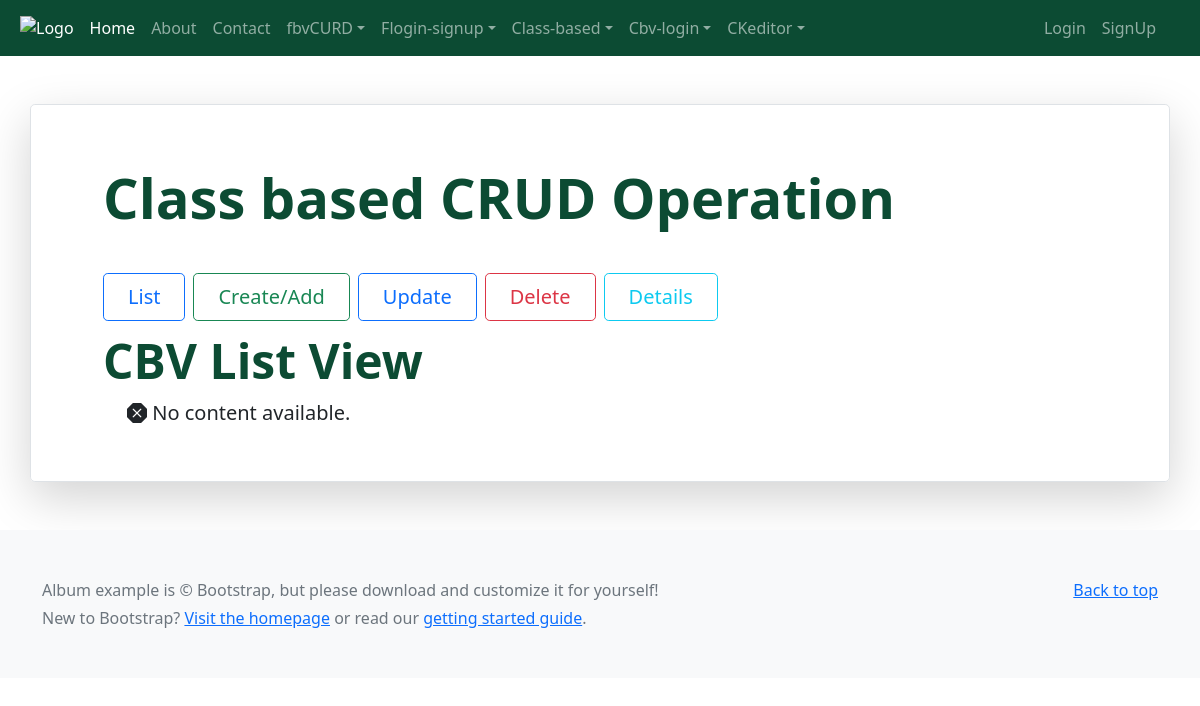
The page /cbvcrud/ on the database as committed earlier.
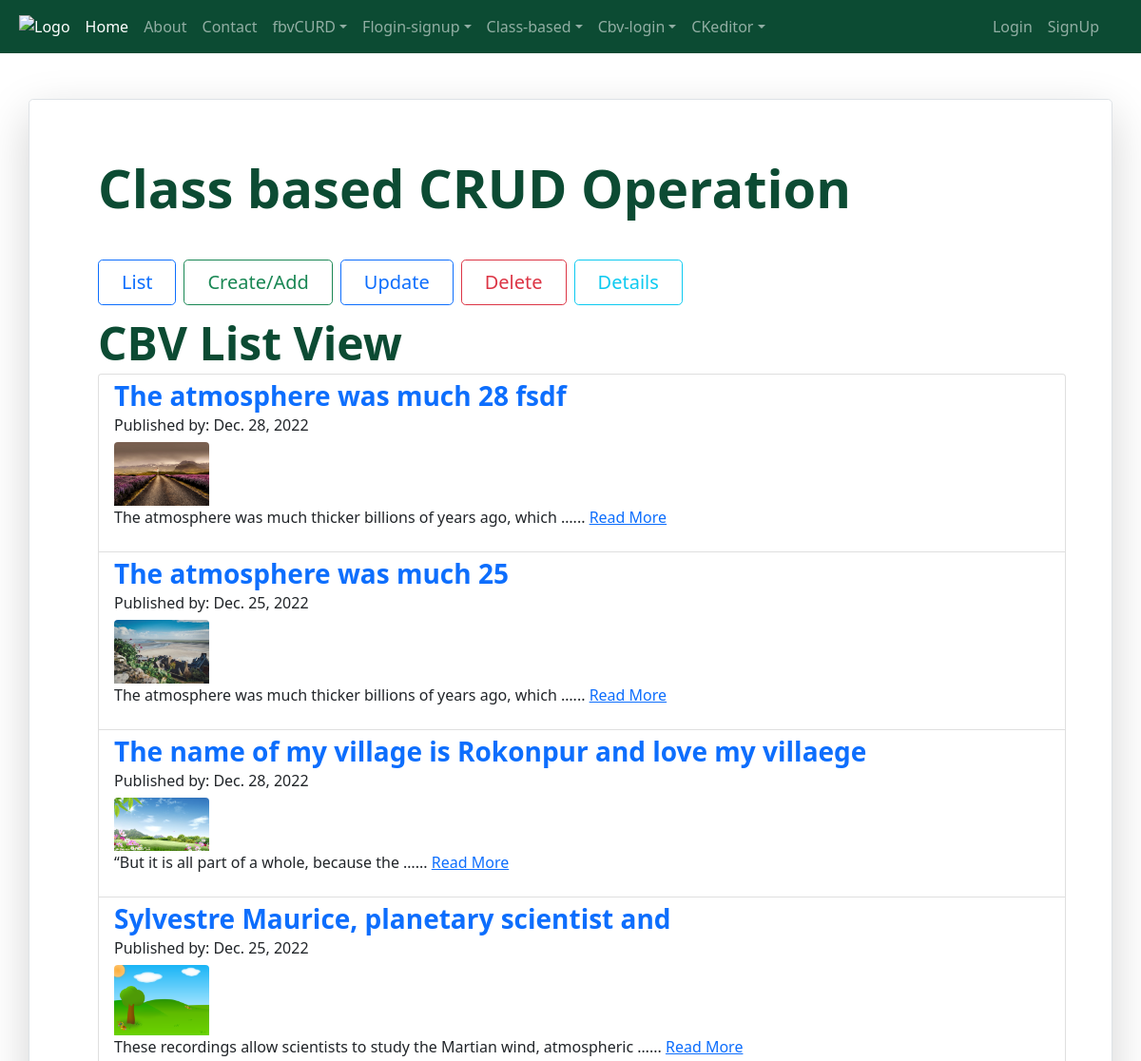
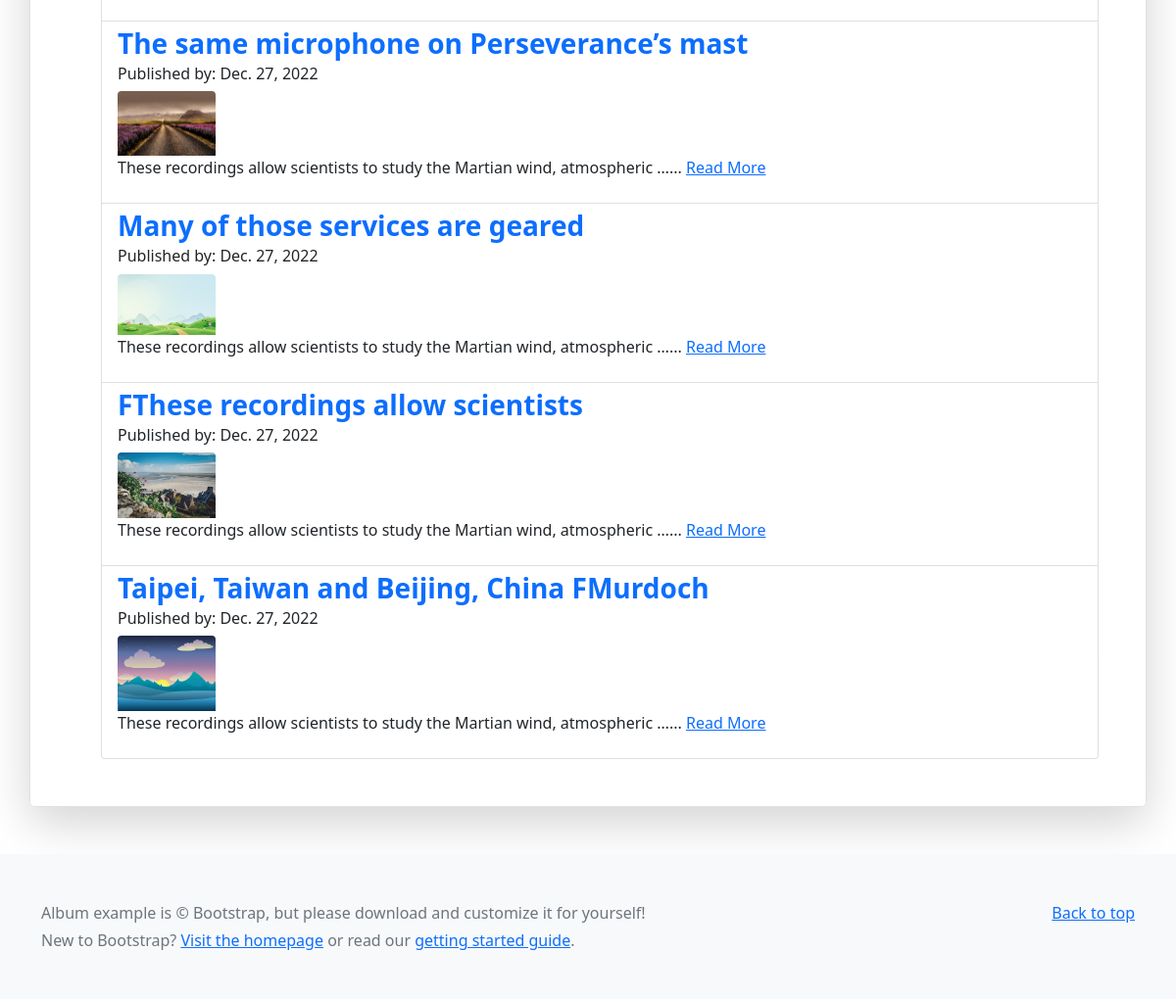
The same page on the database as committed later (2 pictures, top to bottom).
### cbvcrudapp/models.py (models this page shows, shortened)
class CbvCrudModel(models.Model):
    title = models.CharField(max_length=200)
    slug = models.SlugField()
    content = models.TextField()
    cbvdate = models.DateField(auto_now_add=False,)
    cbv_img = models.ImageField()
    class  Meta:
        verbose_name = 'CBV CRUD'
        verbose_name_plural = 'CBV CRUD Models'
    def get_absolute_url(self):
        return reverse('cbvdetails', kwargs={'pk': self.id,'slug': self.slug})

### cbvcrudapp/views.py (the view)
# urls.py: path('', CbvCrudListView.as_view(), name ='cbvhome'),
class CbvCrudListView(ListView):
    model = CbvCrudModel
    template_name = 'cbvcrudtemplate/cbvindex.html'
    context_object_name = 'cbvcrud_list'
    ordering = ['-id']

### templates/cbvcrudtemplate/cbvindex.html (shortened to what this page needs)
{% extends 'includes/base.html' %}
{% load static %}
{% block content %}
<main>
 <div class="container my-5">
    <div class="row p-4 pb-0 pe-lg-0 pt-lg-5 align-items-center rounded-3 border shadow-lg">
      <div class="col-lg-12 p-3 p-lg-5 pt-lg-3">
        <h1 class="display-4 fw-bold lh-1 fh-title">Class based CRUD Operation</h1>
        <div class="d-grid gap-2 d-md-flex justify-content-md-start mb-4 mb-lg-3 mt-5">
           <a class="btn btn-outline-primary btn-lg px-4" href="{% url 'cbvhome' %}" role="button">List</a>
           <a class="btn btn-outline-success btn-lg px-4" href="{% url 'cbvadd' %}" role="button">Create/Add</a>
           <a class="btn btn-outline-primary btn-lg px-4" href="{% url 'fbadd' %}" role="button">Update</a>
           <a class="btn btn-outline-danger btn-lg px-4" href="{% url 'fbadd' %}" role="button">Delete</a>
           <a class="btn btn-outline-info btn-lg px-4" href="{% url 'fbadd'  %}" role="button">Details</a>
        </div>
        <div >
           <h2 class="display-5 fw-bold lh-1 fh-title"> CBV List View</h2>
         </div>
         {% if cbvcrud_list %}
            <ul class="list-group flist-group-flush">
             {% for item in cbvcrud_list %}
              <li class="list-group-item"> <h3 class="display-7 fw-bold lh-1 fh-title "><a class="text-decoration-none" href="{{ item.get_absolute_url }}" role="button"> {{ item.title }} </a></h3>
              <h6>Published by: {{item.cbvdate}}</h6>
                {% if item.cbv_img %}
                  <img src="{{ item.cbv_img.url }}" width="100" height="100" class="img-fluid rounded-top" alt="">
                {% else %}
                 <img src="https://dummyimage.com/400x300/0C4B33/ffffff.jpg&text=cbvDemo+image" width="100" height="100" class="img-fluid rounded-top" alt="">
                {% endif %}
               <p> {{item.content | truncatewords:10}}... <a class=" mt-2 ftext-decoration-none" href="{% url 'fbdetails' item.id %}" role="button">Read More</a> </p>
               </li>
            {% endfor %}
          </ul>
        {% else %}
         <h5 class="px-4 mt-3"> <i class="bi bi-x-octagon-fill"></i> No content available.</h5>
        {% endif %}
      </div>
    </div>
  </div>
</main>
{% endblock %}

### templates/includes/base.html (shortened to what this page needs)
{% load static %}
<!doctype html>
<html lang="en">
  <head>
    <link href="https://cdn.jsdelivr.net/npm/bootstrap@5.0.2/dist/css/bootstrap.min.css" rel="stylesheet">
    <link rel="stylesheet" href="https://cdn.jsdelivr.net/npm/bootstrap-icons@1.5.0/font/bootstrap-icons.css">
    <link rel="stylesheet" href="{% static 'css/style.css' %}">
  </head>
  <body>
  <header>
    <nav class="navbar navbar-expand-lg navbar-dark nav-bg">
        <div class="container-fluid">
          <a href="/" class="d-flex align-items-center mb-2 mb-lg-0 text-white text-decoration-none mx-2">
           <img src= "https://static.djangoproject.com/img/logo-django.42234b631760.svg" alt="Logo"/>
        </a>
          <div class="collapse navbar-collapse" id="navbarSupportedContent">
            <ul class="navbar-nav me-auto mb-2 mb-lg-0">
              <li class="nav-item">
                <a class="nav-link active" aria-current="page" href="{% url 'home' %}">Home</a>
              </li>
              <li class="nav-item">
                <a class="nav-link" href="{% url 'about_us' %}">About</a>
              </li>
              <li class="nav-item">
                <a class="nav-link" href="{% url 'contact_us' %}">Contact</a>
              </li>
          <li class="nav-item dropdown">
             <a class="nav-link dropdown-toggle" href="#" id="dropdownId" data-bs-toggle="dropdown" aria-haspopup="true" aria-expanded="false">fbvCURD</a>
          </li>
              <li class="nav-item dropdown">
             <a class="nav-link dropdown-toggle" href="#" id="dropdownId" data-bs-toggle="dropdown" aria-haspopup="true" aria-expanded="false">Flogin-signup</a>
          </li>
              <li class="nav-item dropdown">
            <a class="nav-link dropdown-toggle" href="#" id="dropdownId" data-bs-toggle="dropdown" aria-haspopup="true" aria-expanded="false">Class-based</a>
          </li>
          <li class="nav-item dropdown">
            <a class="nav-link dropdown-toggle" href="#" id="dropdownId" data-bs-toggle="dropdown" aria-haspopup="true" aria-expanded="false">Cbv-login</a>
          </li>
          <li class="nav-item dropdown">
            <a class="nav-link dropdown-toggle" href="#" id="dropdownId" data-bs-toggle="dropdown" aria-haspopup="true" aria-expanded="false">CKeditor</a>
          </li>
            </ul>
            <div class="d-flex mx-4">
              <ul class="navbar-nav me-auto mb-2 mb-lg-0 ">
              {% if user.is_authenticated %}
                  <li class="nav-item ">
                  <span class="nav-link  ">Welcome, {{user.username}}  </span>
                </li>
                  <li class="nav-item ">
                  <span class="nav-link  ">| </span>
                </li>
                  <li class="nav-item ">
                  <a class="nav-link  " href="{% url 'cbvlogout' %}">Logout</a>
                </li>
              {% else %}
                <li class="nav-item ">
                  <a class="nav-link  " href="{% url 'login' %}">Login</a>
                </li>
                <li class="nav-item ">
                  <a class="nav-link  " href="{% url 'cbvsign_up' %}">SignUp</a>
                </li>
              {% endif %}
              </ul>
            </div>
          </div>
        </div>
      </nav>
</header>
    <div>
        {% block content %}
        {% endblock  %}
    </div>
<footer class="text-muted py-5 bg-light">
  <div class="container">
    <p class="float-end mb-1">
      <a href="#">Back to top</a>
    </p>
    <p class="mb-1">Album example is &copy; Bootstrap, but please download and customize it for yourself!</p>
    <p class="mb-0">New to Bootstrap? <a href="/">Visit the homepage</a> or read our <a href="/docs/5.0/getting-started/introduction/">getting started guide</a>.</p>
  </div>
</footer>
  </body>
</html>

### static/css/style.css (style rules this page uses)
.fh-title { color:#0C4B33 ; }
.nav-bg { background-color:#0C4B33 ; }

Rows that differ between the two databases and show on the page:
added CbvCrudModel: title "The atmosphere was much 28 fsdf", cbvdate "Dec. 28, 2022", cbv_img (picture), content "The atmosphere was much thicker billions of years ago, which …"
added CbvCrudModel: title "The atmosphere was much 25", cbvdate "Dec. 25, 2022", cbv_img (picture), content "The atmosphere was much thicker billions of years ago, which …"
added CbvCrudModel: title "The name of my village is Rokonpur and love my villaege", cbvdate "Dec. 28, 2022", cbv_img (picture), content "“But it is all part of a whole, because the …"
added CbvCrudModel: title "Sylvestre Maurice, planetary scientist and", cbvdate "Dec. 25, 2022", cbv_img (picture), content "These recordings allow scientists to study the Martian wind, atmospheric …"
added CbvCrudModel: title "The same microphone on Perseverance’s mast", cbvdate "Dec. 27, 2022", cbv_img (picture), content "These recordings allow scientists to study the Martian wind, atmospheric …"
added CbvCrudModel: title "Many of those services are geared", cbvdate "Dec. 27, 2022", cbv_img (picture), content "These recordings allow scientists to study the Martian wind, atmospheric …"
added CbvCrudModel: title "FThese recordings allow scientists", cbvdate "Dec. 27, 2022", cbv_img (picture), content "These recordings allow scientists to study the Martian wind, atmospheric …"
added CbvCrudModel: title "Taipei, Taiwan and Beijing, China FMurdoch", cbvdate "Dec. 27, 2022", cbv_img (picture), content "These recordings allow scientists to study the Martian wind, atmospheric …"
Other text that changed with them:
text no longer shown: "No content available."
